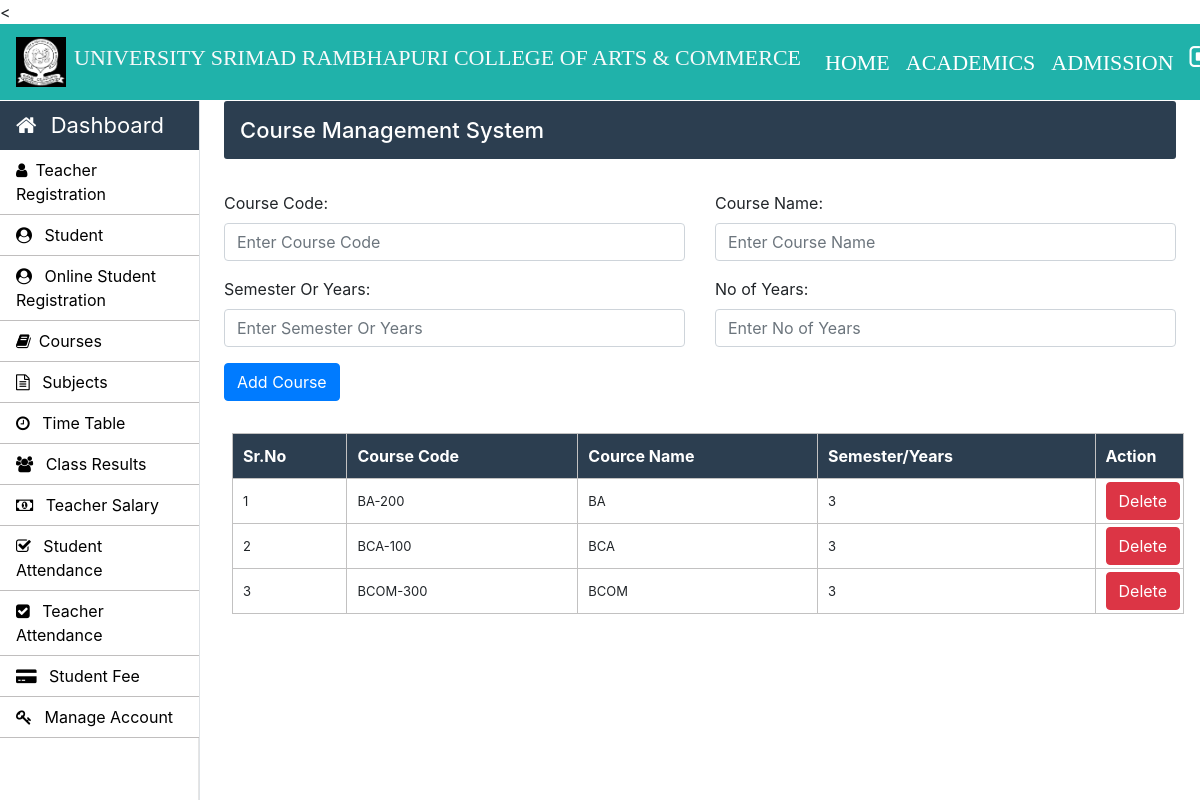
The page /Admin/courses.php (signed in) on the database its author committed.
### tables this page shows
CREATE TABLE `courses` (
  `course_code` varchar(10) NOT NULL,
  `course_name` varchar(50) NOT NULL,
  `semester_or_year` varchar(10) NOT NULL,
  `no_of_year` int(10) NOT NULL
);

### Admin/courses.php (the view, shortened to what this page needs)
<?php
		require_once "../connection/connection.php";
	?>
<!doctype html>
<html lang="en">
	<head>
	</head>
	<body>
		<?php include('../common/common-header.php') ?>
		<?php include('../common/admin-sidebar.php') ?>
		<main role="main" class="col-xl-10 col-lg-9 col-md-8 ml-sm-auto px-md-4 mb-2 w-100">
			<div class="sub-main">
				<div class="bar-margin text-center d-flex flex-wrap flex-md-nowrap pt-3 pb-2 mb-3 text-white admin-dashboard pl-3">
					<h4>Course Management System </h4>
				</div>
				<div class="row">
					<div class="col-md-12">
						<form action="courses.php" method="post">
							<div class="row mt-3">
								<div class="col-md-6">
									<div class="form-group">
										<label for="exampleInputEmail1">Course Code: </label>
										<input type="text" name="course_code" class="form-control" required placeholder="Enter Course Code">
									</div>
								</div>
								<div class="col-md-6">
									<div class="form-group">
										<label for="exampleInputPassword1">Course Name:</label>
										<input type="text" name="course_name" class="form-control" required placeholder="Enter Course Name">
									</div>
								</div>
							</div>
							<div class="row">
								<div class="col-md-6">
									<div class="form-group">
										<label for="exampleInputEmail1">Semester Or Years:</label>
										<input type="text" name="semester_or_year" class="form-control" required placeholder="Enter Semester Or Years">
									</div>
								</div>
								<div class="col-md-6">
									<div class="form-group">
										<label for="exampleInputPassword1">No of Years:</label>
										<input type="text" name="no_of_year" class="form-control" required  placeholder="Enter No of Years">
									</div>
								</div>
							</div>
							<div class="row w-100">
								<div class="col-md-12">
									<input type="submit" name="sub" value="Add Course" class=" btn btn-primary ml-auto">
								</div>
							</div>
						</form>
					</div>
				</div>
				<div class="row">
					<div class="col-md-12 ml-2">
						<section class="mt-3">
							<table class="w-100 table-elements mb-5 table-three-tr" cellpadding="3">
								<tr class="table-tr-head table-three text-white">
									<th>Sr.No</th>
									<th>Course Code</th>
									<th>Cource Name</th>
									<th>Semester/Years</th>
									<th>Action</th>
								</tr>
								<?php
									$sr=1;
									$query="select course_code,course_name,no_of_year from courses";
									$run=mysqli_query($con,$query);
									while($row=mysqli_fetch_array($run)) {
									echo	"<tr>";
									echo	"<td>".$sr++."</td>";
									echo	"<td>".$row['course_code']."</td>";
									echo	"<td>".$row['course_name']."</td>";
									echo	"<td>".$row['no_of_year']."</td>";
									echo	"<td width='20'><a class='btn btn-danger' href=delete-function.php?course_code=".$row['course_code'].">Delete</a></td>";
									echo	"</tr>";
									}
								?>
							</table>
						</section>
					</div>
				</div>
			</div>
		</main>
	</body>
</html>

### Css/style.css (style rules this page uses)
h4 { font-size: 22px; }
.admin-dashboard { margin-top: 1px !important; background: #2c3e50 !important; border-radius: 3px; }
.table-elements tr, td, th { font-size: 13px; border: 1px solid rgb(194, 193, 193); padding-left: 10px !important; }
.table-three { background: #2c3e50 !important; }
.table-tr-head { height: 45px !important; padding: 10px !important; margin-top: 5px !important; }
.table-font-for-transcript td, th { font-size: 16px !important; }

### rows shown on the page
courses: course_code "BA-200", course_name "BA", no_of_year "3"
courses: course_code "BCA-100", course_name "BCA", no_of_year "3"
courses: course_code "BCOM-300", course_name "BCOM", no_of_year "3"
